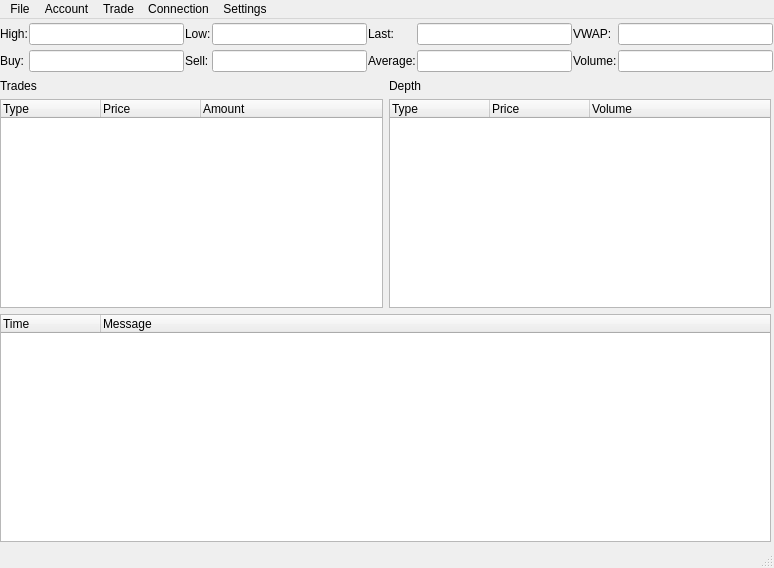
<?xml version="1.0" encoding="UTF-8"?>
<ui version="4.0">
 <class>MainWindow</class>
 <widget class="QMainWindow" name="MainWindow">
  <property name="geometry">
   <rect>
    <x>0</x>
    <y>0</y>
    <width>774</width>
    <height>568</height>
   </rect>
  </property>
  <property name="sizePolicy">
   <sizepolicy hsizetype="Fixed" vsizetype="Fixed">
    <horstretch>0</horstretch>
    <verstretch>0</verstretch>
   </sizepolicy>
  </property>
  <property name="minimumSize">
   <size>
    <width>774</width>
    <height>568</height>
   </size>
  </property>
  <property name="maximumSize">
   <size>
    <width>774</width>
    <height>568</height>
   </size>
  </property>
  <property name="windowTitle">
   <string>Mt.Gox</string>
  </property>
  <widget class="QWidget" name="centralwidget">
   <property name="sizePolicy">
    <sizepolicy hsizetype="Expanding" vsizetype="Expanding">
     <horstretch>0</horstretch>
     <verstretch>0</verstretch>
    </sizepolicy>
   </property>
   <widget class="QWidget" name="gridLayoutWidget">
    <property name="geometry">
     <rect>
      <x>0</x>
      <y>0</y>
      <width>773</width>
      <height>57</height>
     </rect>
    </property>
    <layout class="QGridLayout" name="gridLayout">
     <property name="sizeConstraint">
      <enum>QLayout::SetDefaultConstraint</enum>
     </property>
     <property name="spacing">
      <number>1</number>
     </property>
     <item row="0" column="1">
      <widget class="QLabel" name="label">
       <property name="text">
        <string>High:</string>
       </property>
       <property name="buddy">
        <cstring>highEdit</cstring>
       </property>
      </widget>
     </item>
     <item row="0" column="2">
      <widget class="QLineEdit" name="highEdit">
       <property name="readOnly">
        <bool>true</bool>
       </property>
      </widget>
     </item>
     <item row="0" column="3">
      <widget class="QLabel" name="label_2">
       <property name="text">
        <string>Low:</string>
       </property>
       <property name="buddy">
        <cstring>lowEdit</cstring>
       </property>
      </widget>
     </item>
     <item row="0" column="4">
      <widget class="QLineEdit" name="lowEdit">
       <property name="readOnly">
        <bool>true</bool>
       </property>
      </widget>
     </item>
     <item row="0" column="5">
      <widget class="QLabel" name="label_3">
       <property name="text">
        <string>Last:</string>
       </property>
       <property name="buddy">
        <cstring>lastEdit</cstring>
       </property>
      </widget>
     </item>
     <item row="0" column="6">
      <widget class="QLineEdit" name="lastEdit">
       <property name="readOnly">
        <bool>true</bool>
       </property>
      </widget>
     </item>
     <item row="2" column="1">
      <widget class="QLabel" name="label_4">
       <property name="text">
        <string>Buy:</string>
       </property>
       <property name="buddy">
        <cstring>buyEdit</cstring>
       </property>
      </widget>
     </item>
     <item row="2" column="2">
      <widget class="QLineEdit" name="buyEdit">
       <property name="readOnly">
        <bool>true</bool>
       </property>
      </widget>
     </item>
     <item row="2" column="3">
      <widget class="QLabel" name="label_5">
       <property name="text">
        <string>Sell:</string>
       </property>
       <property name="buddy">
        <cstring>sellEdit</cstring>
       </property>
      </widget>
     </item>
     <item row="2" column="5">
      <widget class="QLabel" name="label_6">
       <property name="text">
        <string>Average:</string>
       </property>
       <property name="buddy">
        <cstring>averageEdit</cstring>
       </property>
      </widget>
     </item>
     <item row="2" column="6">
      <widget class="QLineEdit" name="averageEdit">
       <property name="readOnly">
        <bool>true</bool>
       </property>
      </widget>
     </item>
     <item row="2" column="4">
      <widget class="QLineEdit" name="sellEdit">
       <property name="readOnly">
        <bool>true</bool>
       </property>
      </widget>
     </item>
     <item row="0" column="7">
      <widget class="QLabel" name="label_7">
       <property name="text">
        <string>VWAP:</string>
       </property>
       <property name="buddy">
        <cstring>vwapEdit</cstring>
       </property>
      </widget>
     </item>
     <item row="0" column="8">
      <widget class="QLineEdit" name="vwapEdit">
       <property name="readOnly">
        <bool>true</bool>
       </property>
      </widget>
     </item>
     <item row="2" column="7">
      <widget class="QLabel" name="label_8">
       <property name="text">
        <string>Volume:</string>
       </property>
       <property name="buddy">
        <cstring>volumeEdit</cstring>
       </property>
      </widget>
     </item>
     <item row="2" column="8">
      <widget class="QLineEdit" name="volumeEdit">
       <property name="readOnly">
        <bool>true</bool>
       </property>
      </widget>
     </item>
    </layout>
   </widget>
   <widget class="QWidget" name="layoutWidget">
    <property name="geometry">
     <rect>
      <x>0</x>
      <y>60</y>
      <width>771</width>
      <height>491</height>
     </rect>
    </property>
    <layout class="QGridLayout" name="gridLayout_4">
     <property name="sizeConstraint">
      <enum>QLayout::SetDefaultConstraint</enum>
     </property>
     <property name="topMargin">
      <number>0</number>
     </property>
     <property name="verticalSpacing">
      <number>6</number>
     </property>
     <item row="0" column="0">
      <layout class="QGridLayout" name="gridLayout_2">
       <item row="1" column="0">
        <widget class="QTreeWidget" name="tradeList">
         <property name="selectionMode">
          <enum>QAbstractItemView::NoSelection</enum>
         </property>
         <column>
          <property name="text">
           <string>Type</string>
          </property>
         </column>
         <column>
          <property name="text">
           <string>Price</string>
          </property>
         </column>
         <column>
          <property name="text">
           <string>Amount</string>
          </property>
         </column>
        </widget>
       </item>
       <item row="0" column="0">
        <widget class="QLabel" name="label_9">
         <property name="text">
          <string>Trades</string>
         </property>
        </widget>
       </item>
      </layout>
     </item>
     <item row="0" column="1">
      <layout class="QGridLayout" name="gridLayout_3">
       <item row="1" column="0">
        <widget class="QTreeWidget" name="depthList">
         <property name="selectionMode">
          <enum>QAbstractItemView::NoSelection</enum>
         </property>
         <column>
          <property name="text">
           <string>Type</string>
          </property>
         </column>
         <column>
          <property name="text">
           <string>Price</string>
          </property>
         </column>
         <column>
          <property name="text">
           <string>Volume</string>
          </property>
         </column>
        </widget>
       </item>
       <item row="0" column="0">
        <widget class="QLabel" name="label_10">
         <property name="text">
          <string>Depth</string>
         </property>
        </widget>
       </item>
      </layout>
     </item>
     <item row="1" column="0" colspan="2">
      <widget class="QTreeWidget" name="messageList">
       <property name="sizePolicy">
        <sizepolicy hsizetype="Expanding" vsizetype="Expanding">
         <horstretch>0</horstretch>
         <verstretch>0</verstretch>
        </sizepolicy>
       </property>
       <property name="horizontalScrollBarPolicy">
        <enum>Qt::ScrollBarAsNeeded</enum>
       </property>
       <property name="autoScrollMargin">
        <number>0</number>
       </property>
       <property name="selectionMode">
        <enum>QAbstractItemView::NoSelection</enum>
       </property>
       <column>
        <property name="text">
         <string>Time</string>
        </property>
       </column>
       <column>
        <property name="text">
         <string>Message</string>
        </property>
       </column>
      </widget>
     </item>
     <item row="3" column="0" colspan="2">
      <widget class="QLineEdit" name="commandEdit"/>
     </item>
    </layout>
   </widget>
   <zorder>layoutWidget</zorder>
   <zorder>gridLayoutWidget</zorder>
  </widget>
  <widget class="QMenuBar" name="menubar">
   <property name="geometry">
    <rect>
     <x>0</x>
     <y>0</y>
     <width>774</width>
     <height>25</height>
    </rect>
   </property>
   <widget class="QMenu" name="menuFile">
    <property name="title">
     <string>File</string>
    </property>
    <widget class="QMenu" name="menuUpdate_2">
     <property name="title">
      <string>Update</string>
     </property>
     <addaction name="actionUpdateAll"/>
     <addaction name="separator"/>
     <addaction name="actionAccount"/>
     <addaction name="actionTicker"/>
     <addaction name="actionDepth"/>
     <addaction name="actionTrades"/>
    </widget>
    <addaction name="menuUpdate_2"/>
    <addaction name="actionClear_Messages"/>
    <addaction name="actionSave_Log"/>
    <addaction name="separator"/>
    <addaction name="actionQuit"/>
   </widget>
   <widget class="QMenu" name="menuAccount">
    <property name="title">
     <string>Account</string>
    </property>
    <widget class="QMenu" name="menuUpdate">
     <property name="title">
      <string>Update</string>
     </property>
     <addaction name="actionUpdate_AllAccount"/>
     <addaction name="separator"/>
     <addaction name="actionUpdate_History"/>
     <addaction name="actioUpdate_Funds"/>
     <addaction name="actionUpdate_Orders"/>
    </widget>
    <widget class="QMenu" name="menuLog">
     <property name="title">
      <string>Log</string>
     </property>
     <addaction name="actionLogInfo"/>
     <addaction name="actionLogHistory"/>
     <addaction name="actionLogOrders"/>
    </widget>
    <addaction name="actionLogin"/>
    <addaction name="actionLogout"/>
    <addaction name="separator"/>
    <addaction name="actionChange_API_Key"/>
    <addaction name="separator"/>
    <addaction name="menuUpdate"/>
    <addaction name="menuLog"/>
   </widget>
   <widget class="QMenu" name="menuTrade">
    <property name="title">
     <string>Trade</string>
    </property>
    <addaction name="actionPlace_Order"/>
    <addaction name="actionCancel_Order"/>
    <addaction name="actionCall"/>
    <addaction name="actionAuto_Trade"/>
   </widget>
   <widget class="QMenu" name="menuConnection">
    <property name="title">
     <string>Connection</string>
    </property>
    <widget class="QMenu" name="menuReconnect">
     <property name="title">
      <string>Reconnect</string>
     </property>
     <addaction name="actionCurrent"/>
     <addaction name="separator"/>
     <addaction name="actionWebSocket"/>
     <addaction name="actionSocket_IO"/>
    </widget>
    <widget class="QMenu" name="menuConnect">
     <property name="title">
      <string>Connect</string>
     </property>
     <addaction name="actionReconnectCurrent"/>
     <addaction name="separator"/>
     <addaction name="actionReconnectWebSocket"/>
     <addaction name="actionReconnectSocket_IO"/>
    </widget>
    <addaction name="menuConnect"/>
    <addaction name="menuReconnect"/>
    <addaction name="actionDisconnect"/>
   </widget>
   <widget class="QMenu" name="menuSettings">
    <property name="title">
     <string>Settings</string>
    </property>
    <addaction name="actionPreferences"/>
   </widget>
   <addaction name="menuFile"/>
   <addaction name="menuAccount"/>
   <addaction name="menuTrade"/>
   <addaction name="menuConnection"/>
   <addaction name="menuSettings"/>
  </widget>
  <widget class="QStatusBar" name="statusbar"/>
  <action name="actionQuit">
   <property name="text">
    <string>Quit</string>
   </property>
  </action>
  <action name="actionAdd">
   <property name="text">
    <string>Add</string>
   </property>
  </action>
  <action name="actionClear_Messages">
   <property name="text">
    <string>Clear Messages</string>
   </property>
  </action>
  <action name="actionInfo">
   <property name="text">
    <string>Info</string>
   </property>
  </action>
  <action name="actionHistory">
   <property name="text">
    <string>History</string>
   </property>
  </action>
  <action name="actionOrders">
   <property name="text">
    <string>Orders</string>
   </property>
  </action>
  <action name="actionHistory_2">
   <property name="text">
    <string>History</string>
   </property>
  </action>
  <action name="actionUpdate_AllAccount">
   <property name="text">
    <string>All</string>
   </property>
  </action>
  <action name="actionUpdate_History">
   <property name="text">
    <string>History</string>
   </property>
  </action>
  <action name="actionUpdateOrders">
   <property name="text">
    <string>Orders</string>
   </property>
  </action>
  <action name="actioUpdate_Funds">
   <property name="text">
    <string>Funds</string>
   </property>
  </action>
  <action name="actionLogin">
   <property name="text">
    <string>Login</string>
   </property>
  </action>
  <action name="actionLogout">
   <property name="text">
    <string>Logout</string>
   </property>
  </action>
  <action name="actionSave_Log">
   <property name="text">
    <string>Save Log</string>
   </property>
  </action>
  <action name="actionPlace_Order">
   <property name="text">
    <string>Place Order</string>
   </property>
  </action>
  <action name="actionBuy">
   <property name="text">
    <string>Buy</string>
   </property>
  </action>
  <action name="actionCall">
   <property name="text">
    <string>Call</string>
   </property>
  </action>
  <action name="actionAuto_Trade">
   <property name="text">
    <string>Auto Trade</string>
   </property>
  </action>
  <action name="actionCurrent">
   <property name="text">
    <string>Current</string>
   </property>
  </action>
  <action name="actionWebSocket">
   <property name="text">
    <string>WebSocket</string>
   </property>
  </action>
  <action name="actionSocket_IO">
   <property name="text">
    <string>Socket.IO</string>
   </property>
  </action>
  <action name="actionDisconnect">
   <property name="text">
    <string>Disconnect</string>
   </property>
  </action>
  <action name="actionReconnectCurrent">
   <property name="text">
    <string>Current</string>
   </property>
  </action>
  <action name="actionReconnectWebSocket">
   <property name="text">
    <string>WebSocket</string>
   </property>
  </action>
  <action name="actionReconnectSocket_IO">
   <property name="text">
    <string>Socket.IO</string>
   </property>
  </action>
  <action name="actionUpdateAll">
   <property name="text">
    <string>All</string>
   </property>
  </action>
  <action name="actionAccount">
   <property name="text">
    <string>Account</string>
   </property>
  </action>
  <action name="actionTicker">
   <property name="text">
    <string>Ticker</string>
   </property>
  </action>
  <action name="actionDepth">
   <property name="text">
    <string>Depth</string>
   </property>
  </action>
  <action name="actionTrades">
   <property name="text">
    <string>Trades</string>
   </property>
  </action>
  <action name="actionChange_API_Key">
   <property name="text">
    <string>Change API Key</string>
   </property>
  </action>
  <action name="actionPreferences">
   <property name="text">
    <string>Preferences</string>
   </property>
  </action>
  <action name="actionLogInfo">
   <property name="text">
    <string>Info</string>
   </property>
  </action>
  <action name="actionLogHistory">
   <property name="text">
    <string>History</string>
   </property>
  </action>
  <action name="actionLogOrders">
   <property name="text">
    <string>Orders</string>
   </property>
  </action>
  <action name="actionUpdate_Orders">
   <property name="text">
    <string>Orders</string>
   </property>
  </action>
  <action name="actionCancel_Order">
   <property name="text">
    <string>Cancel Order</string>
   </property>
  </action>
 </widget>
 <resources/>
 <connections>
  <connection>
   <sender>actionQuit</sender>
   <signal>triggered()</signal>
   <receiver>MainWindow</receiver>
   <slot>close()</slot>
   <hints>
    <hint type="sourcelabel">
     <x>-1</x>
     <y>-1</y>
    </hint>
    <hint type="destinationlabel">
     <x>399</x>
     <y>299</y>
    </hint>
   </hints>
  </connection>
 </connections>
</ui>
